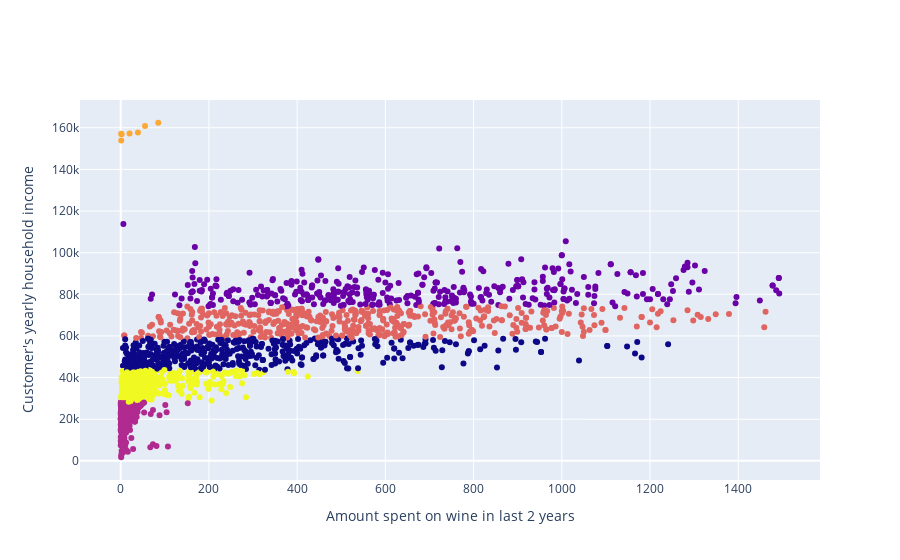

Here is the notebook cell this chart was saved with:
### Markdown cell above
## 2 Провести кластеризацию данных с помощью алгоритма k-means. Использовать «правило локтя» и коэффициент силуэта для поиска оптимального количества кластеров

### Code cell
from matplotlib import pyplot as plt
from matplotlib.figure import Figure
from sklearn.cluster import KMeans
from sklearn.metrics import silhouette_score
import plotly.graph_objs as go
from sklearn.preprocessing import MaxAbsScaler


def make_plot(xvalues, yvalues, xlabel, ylabel):
    Figure()
    plt.grid()
    plt.plot(xvalues, yvalues, marker="o")
    plt.xlabel(xlabel)
    plt.ylabel(ylabel)
    plt.show()

data = data.dropna()
data = data.drop(["Education", "Marital_Status", "ID", "Dt_Customer", "Year_Birth"], axis=1)

models = list()
score = list()
silhouette_scores = list()
for i in range(2, 11):
    model = KMeans(n_clusters=i, random_state=111, init="k-means++").fit(data)
    models.append(model)
    score.append(model.inertia_)
    silhouette_scores.append(silhouette_score(data, model.labels_))

make_plot(range(2, 11), score, "Cluster quantity", "Score")
make_plot(range(2, 11), silhouette_scores, "Cluster quantity", "Silhouette Score")

model1 = KMeans(n_clusters=6, random_state=111, init="k-means++")
clustering = model1.fit(data)
data["Cluster"] = clustering.labels_

fig = go.Figure(data=[go.Scatter(x=data["MntWines"],
                                    y=data["Income"],
                                    mode="markers",
                                    marker_color=data["Cluster"]
                                    )])
fig.update_layout(xaxis_title="Amount spent on wine in last 2 years",
                    yaxis_title="Customer's yearly household income")
fig.show()

kmeans = data.copy()
kmeans["Cluster"] = model1.labels_
kmeans["Cluster"].value_counts()

### Figure 1 — Plotly figure (JSON) as saved in the notebook; plotly's stock layout.template omitted (floating-point values rounded to 4 significant figures; data arrays with more than 128 entries replaced by an {"elided": "..."} marker saying what was removed)
{"data": [{"marker": {"color": {"elided": "2215 int values"}}, "mode": "markers", "type": "scatter", "x": {"elided": "2215 int values"}, "y": {"elided": "2215 int values"}}], "layout": {"xaxis": {"title": {"text": "Amount spent on wine in last 2 years"}}, "yaxis": {"title": {"text": "Customer's yearly household income"}}}}
